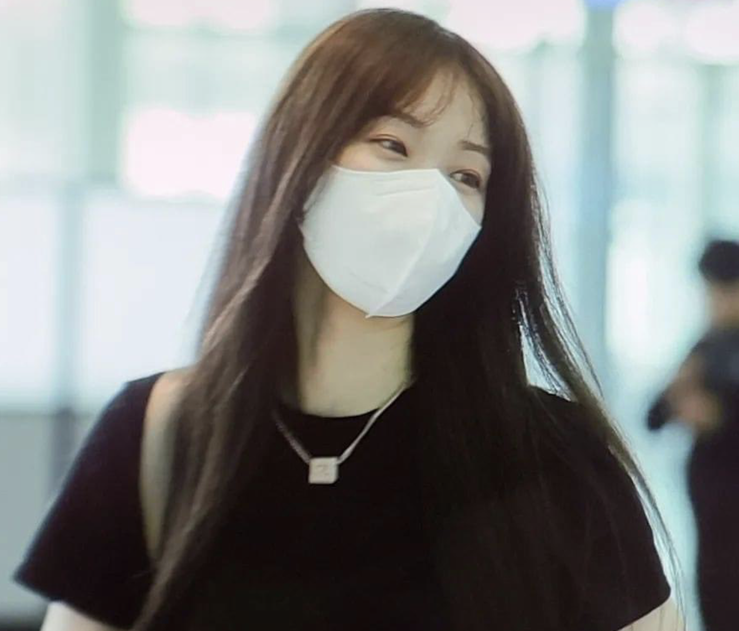
#> input picture MidTerm/img/image3.png, 739 x 631 px, shrunk from 1370 x 1170 before the run, given in place of image2.png, which was not available
$ python Q5.py
#> lines starting #> are read from the running program, lines starting #| are printed output that depends on the picture; after the words box and inside, x2 and y2 are one past the last pixel; in counts of white or black regions, pixels touching at a corner belong together; pictures that were not available may be replaced by others from this repository, and a replacement may not be noted
import cv2
import numpy as np
import matplotlib.pyplot as plt

def add_text_watermark(image_path, output_path="Q5_watermarked_output.jpg",
                       watermark_text="Watermark",
                       opacity=0.5, position='bottom_right',
                       font_scale=1.0, font_color=(255, 255, 255), thickness=2):
    # 讀取圖片
#> called with image_path = '../img/image2.png', output_path = 'Q5_watermarked_output.jpg', watermark_text = 'Copy Right', opacity = 0.4, position = 'bottom_right', font_scale = 0.8, font_color = (255, 255, 255), thickness = 2
    image = cv2.imread(image_path)
#> image is the input picture: shape (631, 739, 3); mean B, G, R 127.7, 129.4, 127.6
    if image is None:
        print(f"錯誤：無法讀取圖片 {image_path}")
        return

    # 創建一個與原圖一樣大小的透明覆蓋層
    overlay = image.copy()
    output = image.copy()
    (h, w) = image.shape[:2]
#> h = 631; w = 739

    # 設定字體
    font = cv2.FONT_HERSHEY_SIMPLEX

    # 取得文字大小
    text_size, _ = cv2.getTextSize(watermark_text, font, font_scale, thickness)
    text_w, text_h = text_size

    # 計算文字位置
    margin = 10
    if position == 'bottom_right':
        x = w - text_w - margin
#> x = 591
        y = h - margin
#> y = 621
    elif position == 'top_left':
        x = margin
        y = text_h + margin
    elif position == 'top_right':
        x = w - text_w - margin
        y = text_h + margin
    elif position == 'bottom_left':
        x = margin
        y = h - margin
    else: # 預設右下角
        x = w - text_w - margin
        y = h - margin

    # 在覆蓋層上繪製文字 (不透明)
    cv2.putText(overlay, watermark_text, (x, y), font, font_scale, font_color, thickness, cv2.LINE_AA)
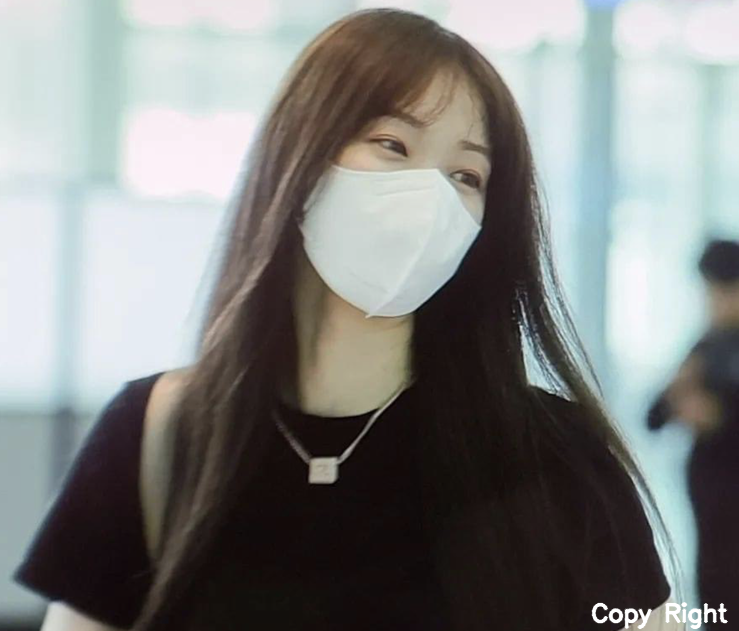
#> overlay: shape (631, 739, 3); 0.38% of pixels changed, all inside (x1, y1, x2, y2) = (591, 602, 729, 630)

    # 使用 addWeighted 將覆蓋層（帶有文字）與原始圖片混合
    # alpha 是 overlay 的權重 (即浮水印的不透明度)
    # beta 是原始圖片的權重 (1 - alpha)
    cv2.addWeighted(overlay, opacity, output, 1 - opacity, 0, output)
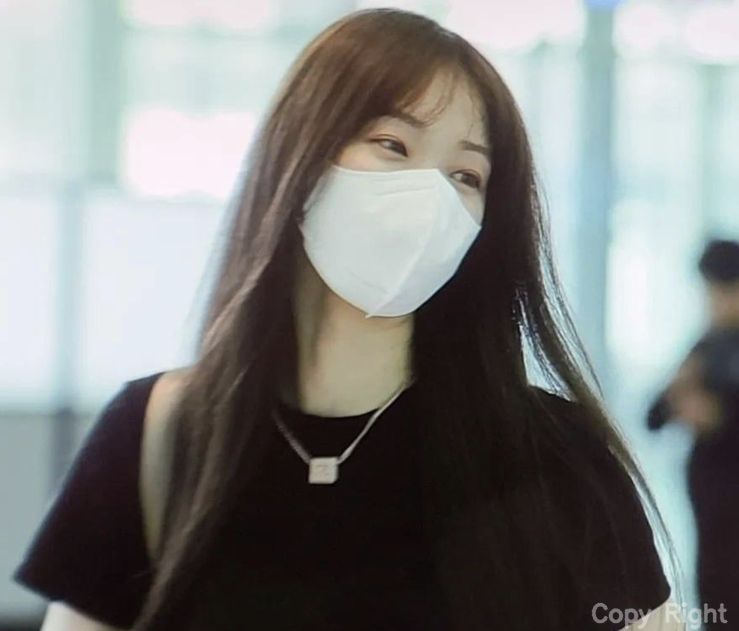
#> output: shape (631, 739, 3); 0.38% of pixels changed, all inside (x1, y1, x2, y2) = (591, 602, 729, 630)

    # 插入的 Matplotlib 顯示程式碼
    plt.figure(figsize=(12, 6))
    plt.subplot(1, 2, 1)
    plt.imshow(cv2.cvtColor(image, cv2.COLOR_BGR2RGB))
    plt.title('Original Image')
    plt.axis('off')
    plt.subplot(1, 2, 2)
    plt.imshow(cv2.cvtColor(output, cv2.COLOR_BGR2RGB))
    plt.title('Watermarked Image')
    plt.axis('off')
    plt.tight_layout()
    plt.show()
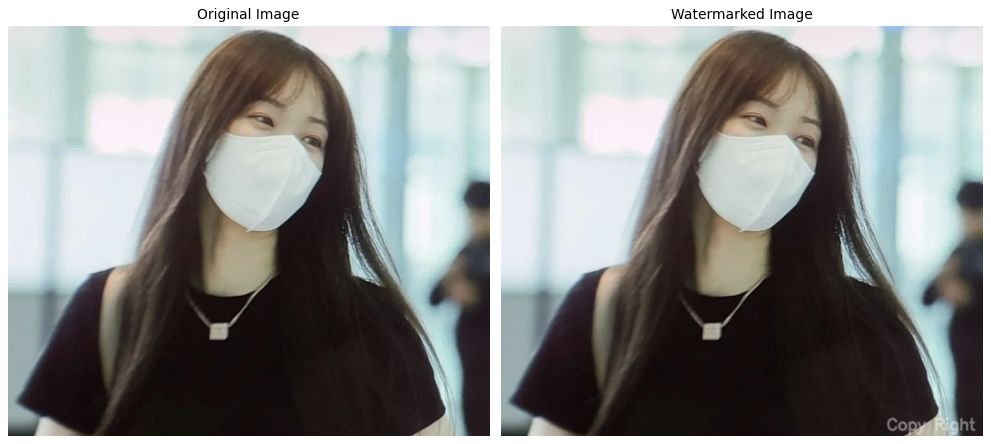
#> figure drawn by matplotlib, 2 panels

    # 儲存結果
    cv2.imwrite(output_path, output)


# --- 主程式 ---
if __name__ == "__main__":
    image_file = "../img/image2.png"
    add_text_watermark(image_file,
                       watermark_text="Copy Right",
                       opacity=0.4,
                       font_scale=0.8,
                       font_color=(255, 255, 255)) # 白色半透明浮水印
